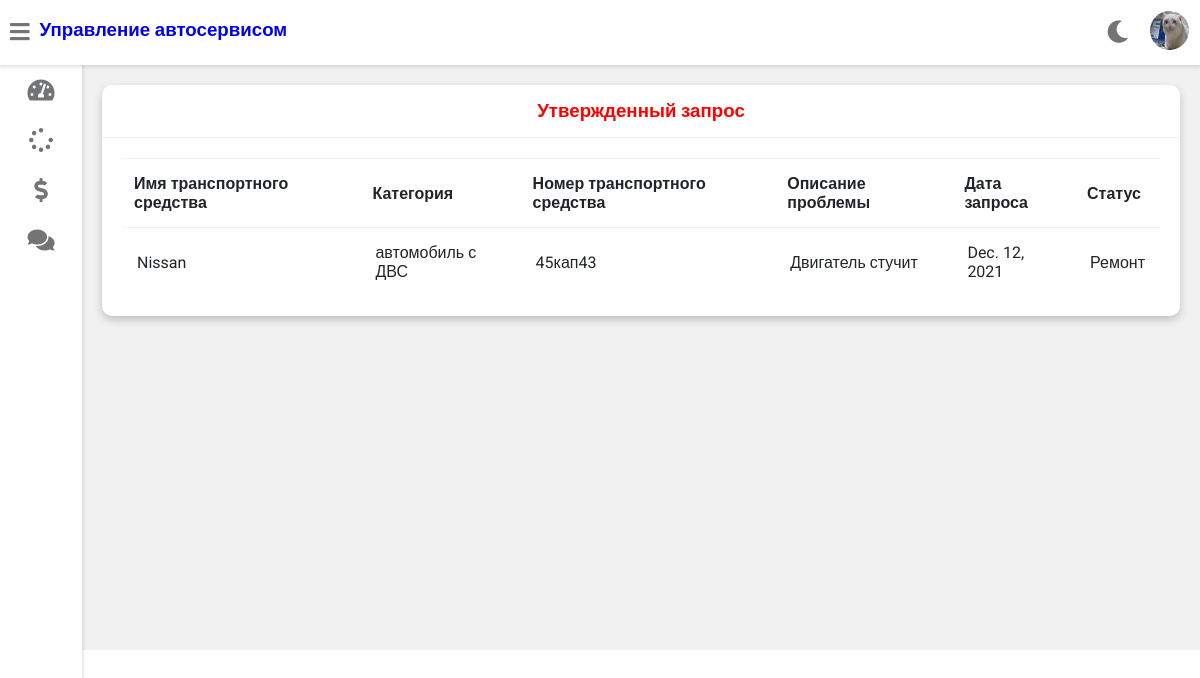
/customer-view-approved-request (signed in), run on the app's committed database.
### vehicle/models.py (models this page shows, shortened)
class Customer(models.Model):
    user = models.OneToOneField(User, on_delete=models.CASCADE)
    profile_pic = models.ImageField(upload_to='profile_pic/CustomerProfilePic/', null=True, blank=True)
    address = models.CharField(max_length=40)
    mobile = models.CharField(max_length=20, null=False)

class Request(models.Model):
    cat = (('грузовик больше 3.5т', 'грузовик больше 3.5т'),
           ('грузовик меньше 3.5т', 'грузовик меньше 3.5т'),
           ('электрокар', 'электрокар'),
           ('гибридное авто', 'гибридное авто'),
           ('автомобиль с ДВС', 'автомобиль с ДВС'))
    category = models.CharField(max_length=50, choices=cat)
    vehicle_no = models.CharField(max_length=40, null=False)
    vehicle_name = models.CharField(max_length=40, null=False)
    vehicle_model = models.CharField(max_length=40, null=False)
    vehicle_brand = models.CharField(max_length=40, null=False)
    problem_description = models.CharField(max_length=500, null=False)
    date = models.DateField(auto_now=True)
    cost = models.PositiveIntegerField(null=True)
    customer = models.ForeignKey('Customer', on_delete=models.CASCADE, null=True)
    mechanic = models.ForeignKey('Mechanic', on_delete=models.CASCADE, null=True)
    stat = (
        ('В ожидании', 'В ожидании'), ('Одобрено', 'Одобрено'), ('Ремонт', 'Ремонт'),
        ('Отремонтировано', 'Отремонтировано'),
        ('Можно забирать', 'Можно забирать'))
    status = models.CharField(max_length=50, choices=stat, default='В ожидании', null=True)

### vehicle/views.py (the view)
# urls.py: path('customer-view-approved-request', views.customer_view_approved_request_view,
@login_required(login_url='customerlogin')
@user_passes_test(is_customer)
def customer_view_approved_request_view(request):
    customer = models.Customer.objects.get(user_id=request.user.id)
    enquiries = models.Request.objects.all().filter(customer_id=customer.id).exclude(status='В ожидании')
    return render(request, 'vehicle/customer_view_approved_request.html',
                  {'customer': customer, 'enquiries': enquiries})

### vehicle/views.py (called while the page is built)
def is_customer(user):
    return user.groups.filter(name='CUSTOMER').exists()

### templates/vehicle/customer_view_approved_request.html
{% extends 'vehicle/customerbase.html' %}
{% block content %}
	<div class="wrapper">
		<div class="row">
			<div class="col-12 col-m-12 col-sm-12">
				<div class="card">
					<div class="card-header">
						<h3 style="color:red; text-align:center" >Утвержденный запрос
						</h3>
					</div>
					<div class="card-content">
						<table>
							<thead>
                <tr>
                  <th>Имя транспортного средства</th>
                  <th>Категория</th>
                  <th>Номер транспортного средства</th>
                  <th>Описание проблемы</th>
                  <th>Дата запроса</th>
                  <th>Статус</th>
                </tr>
							</thead>
							<tbody>
                {% for enq in enquiries %}
                <tr>
                  <td>{{enq.vehicle_name}}</td>
                  <td>{{enq.category}}</td>
                  <td>{{enq.vehicle_no}}</td>
                  <td>{{enq.problem_description}}</td>
                  <td>{{enq.date}}</td>
                  <td>{{enq.status}}</td>
                  </tr>
                {% endfor %}
							</tbody>
						</table>
					</div>
				</div>
			</div>
		</div>
<br><br><br><br><br><br><br><br><br><br><br><br><br><br><br><br>
	</div>
{% endblock content %}

### templates/vehicle/customerbase.html (shortened to what this page needs)
<!DOCTYPE html>
{% load static %}
<html>
<head>
	<link rel="stylesheet" type="text/css" href="https://cdnjs.cloudflare.com/ajax/libs/Chart.js/2.9.3/Chart.min.css">
	<link rel="stylesheet" type="text/css" href="{% static "fontawesome-free/css/all.min.css" %}">
	<link rel="stylesheet" type="text/css" href="{% static "style.css" %}">
</head>
<body class="overlay-scrollbar">
	<div class="navbar">
		<ul class="navbar-nav">
			<li class="nav-item">
				<a class="nav-link">
					<i class="fas fa-bars" onclick="collapseSidebar()"></i>
				</a>
			</li>
			<li class="nav-item">
			<a style="text-decoration:none;"href="/customer-dashboard"><h3>Управление автосервисом</h3></a>
			</li>
		</ul>
		<ul class="navbar-nav nav-right">
			<li class="nav-item mode">
				<a class="nav-link" href="#" onclick="switchTheme()">
					<i class="fas fa-moon dark-icon"></i>
				</a>
			</li>
			<li class="nav-item avt-wrapper">
				<div class="avt dropdown">
					<img src="{% static  customer.profile_pic.url %} " alt="User image" class="dropdown-toggle" data-toggle="user-menu">
				</div>
			</li>
		</ul>
	</div>
	<div class="sidebar">
		<ul class="sidebar-nav">
			<li class="sidebar-nav-item">
				<a href="/customer-dashboard" class="sidebar-nav-link">
					<div>
						<i class="fas fa-tachometer-alt"></i>
					</div>
				</a>
			</li>
			<li  class="sidebar-nav-item">
				<a href="/customer-request" class="sidebar-nav-link">
					<div>
						<i class="fas fa-spinner"></i>
					</div>
				</a>
			</li>
			<li  class="sidebar-nav-item">
				<a href="/customer-invoice" class="sidebar-nav-link">
					<div>
						<i class="fas fa-dollar-sign"></i>
					</div>
				</a>
			</li>
			<li  class="sidebar-nav-item">
				<a href="/customer-feedback" class="sidebar-nav-link">
					<div>
					<i class="fas fa-comments"></i>
					</div>
				</a>
			</li>
		</ul>
	</div>
<div>
	<div class="content">
		{% block content %}
		{% endblock content %}
	</div>
</div>
</body>
</html>

### static/style.css (style rules this page uses)
:root { --primary-color: #4834d4; --success-color: #6ab04c; --warning-color: #f0932b; --danger-color: #eb4d4b; --light-color: #212529; --light-second-color: #727475; --light-background: #ffffff; --light-second-background: #f1f1f1; --dark-color: #909090; --dark-second-color: #f5f6fa; --dark-background: #23242D; --dark-second-background: #181818; }
.light { --main-bg-color: var(--light-background); --second-bg-color: var(--light-second-background); --main-color: var(--light-color); --second-color: var(--light-second-color); }
* { box-sizing: border-box; }
body { font-family: 'Roboto', sans-serif; background: var(--main-bg-color); color: var(--main-color); margin: 0; }
.navbar { display: flex; flex-direction: row; background: var(--main-bg-color); color: var(--main-color); position: fixed; top: 0; right: 0; left: 0; z-index: 101; box-shadow: rgba(0,0,0,0.12) 0px 1px 4px 1px; }
.navbar-nav { list-style: none; display: flex; flex-direction: row; padding-left: 0; margin-bottom: 0; margin-top: 0; }
.nav-link { float: left; text-align: center; padding: 21px 10px; text-decoration: none; font-size: 17px; color: var(--second-color); position: relative; }
.navbar-nav i { font-size: 1.4rem; }
.nav-right { margin-left: auto; }
.avt img { width: 39px; height: 39px; border-radius: 50%; }
.avt { padding: 11px }
.dropdown { position: relative; }
.wrapper { padding: 10px; margin-left: 82px; padding-top: 75px; background: var(--second-bg-color); transition: margin-left .5s; }
.sidebar { width: 82px; height: 100vh; position: fixed; margin-top: 65px; background: var(--main-bg-color); box-shadow: rgba(0,0,0,0.12) 0px 1px 4px 1px; overflow: hidden; z-index: 100; transition: width .5s; }
.sidebar-nav { list-style: none; padding: 0; margin: 0; display: flex; flex-direction: column; align-items: center; height: 100vh; }
.sidebar-nav-item { width: 100%; }
.sidebar-nav-link { display: flex; align-items: center; color: var(--main-color); text-decoration: none; }
.sidebar-nav-link i { font-size: 1.5rem; color: var(--second-color); position: absolute; left: 50%; top: 50%; transform: translate(-50%, -50%); }
.sidebar-nav-link div { min-width: 82px; height: 50px; position: relative; }
.row { display: flex; flex-wrap: wrap; flex-direction: row; }
.row:after, .row:before { box-sizing: border-box; }
[class*="col-"] { padding: 10px; }
@media only screen and (min-width: 600px) { .col-sm-12 { width: 100%; } }
@media only screen and (min-width: 768px) { .col-m-12 { width: 100%; } }
@media only screen and (min-width: 992px) { .col-12 { width: 100%; } }
.card { background: var(--main-bg-color); color: var(--main-color); border-radius: 10px; margin-bottom: 10px; box-shadow: 0 4px 8px 0 rgba(0,0,0,0.2); }
.card-header { padding: 15px 30px; border-bottom: 1px solid var(--second-bg-color); position: relative; }
.card-header h3 { margin: 0; }
.card-content { padding: 20px; overflow-x: auto; }
table { border-collapse: collapse; width: 100%; }
table td { border-top: 1px solid var(--second-bg-color); padding: 15px; }
table th { border-top: 1px solid var(--second-bg-color); border-bottom: 1px solid var(--second-bg-color); padding: 15px 12px; text-align: left; }

### data on the page
Customer: profile_pic (picture)
Request: vehicle_name "Nissan", category "автомобиль с ДВС", vehicle_no "45кап43", problem_description "Двигатель стучит", date "Dec. 12, 2021", status "Ремонт"
